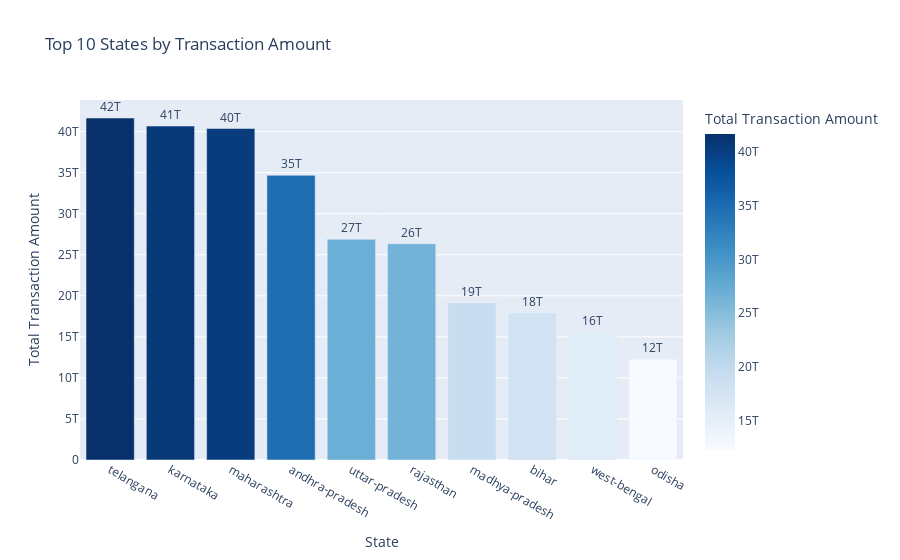

Notebook code cell kept with this figure:
### Code cell
import plotly.express as px


fig = px.bar(df_state,
             x="state",
             y="total_amount",
             title="Top 10 States by Transaction Amount",
             labels={"state": "State", "total_amount": "Total Transaction Amount"},
             text="total_amount",
             color="total_amount",
             color_continuous_scale="Blues")
fig.update_traces(texttemplate='%{text:.2s}', textposition='outside')
fig.show()

### Figure 1 — Plotly figure (JSON) as saved in the notebook; plotly's stock layout.template omitted (floating-point values rounded to 4 significant figures)
{"data": [{"hovertemplate": "State=%{x}<br>Total Transaction Amount=%{marker.color}<extra></extra>", "legendgroup": "", "marker": {"color": [41660000000000.0, 40680000000000.0, 40370000000000.0, 34670000000000.0, 26890000000000.0, 26340000000000.0, 19130000000000.0, 17900000000000.0, 15580000000000.0, 12260000000000.0], "coloraxis": "coloraxis", "pattern": {"shape": ""}}, "name": "", "orientation": "v", "showlegend": false, "text": [41660000000000.0, 40680000000000.0, 40370000000000.0, 34670000000000.0, 26890000000000.0, 26340000000000.0, 19130000000000.0, 17900000000000.0, 15580000000000.0, 12260000000000.0], "textposition": "outside", "texttemplate": "%{text:.2s}", "type": "bar", "x": ["telangana", "karnataka", "maharashtra", "andhra-pradesh", "uttar-pradesh", "rajasthan", "madhya-pradesh", "bihar", "west-bengal", "odisha"], "xaxis": "x", "y": [41660000000000.0, 40680000000000.0, 40370000000000.0, 34670000000000.0, 26890000000000.0, 26340000000000.0, 19130000000000.0, 17900000000000.0, 15580000000000.0, 12260000000000.0], "yaxis": "y"}], "layout": {"barmode": "relative", "coloraxis": {"colorbar": {"title": {"text": "Total Transaction Amount"}}, "colorscale": [[0, "rgb(247,251,255)"], [0.125, "rgb(222,235,247)"], [0.25, "rgb(198,219,239)"], [0.375, "rgb(158,202,225)"], [0.5, "rgb(107,174,214)"], [0.625, "rgb(66,146,198)"], [0.75, "rgb(33,113,181)"], [0.875, "rgb(8,81,156)"], [1, "rgb(8,48,107)"]]}, "legend": {"tracegroupgap": 0}, "title": {"text": "Top 10 States by Transaction Amount"}, "xaxis": {"anchor": "y", "domain": [0, 1], "title": {"text": "State"}}, "yaxis": {"anchor": "x", "domain": [0, 1], "title": {"text": "Total Transaction Amount"}}}}
